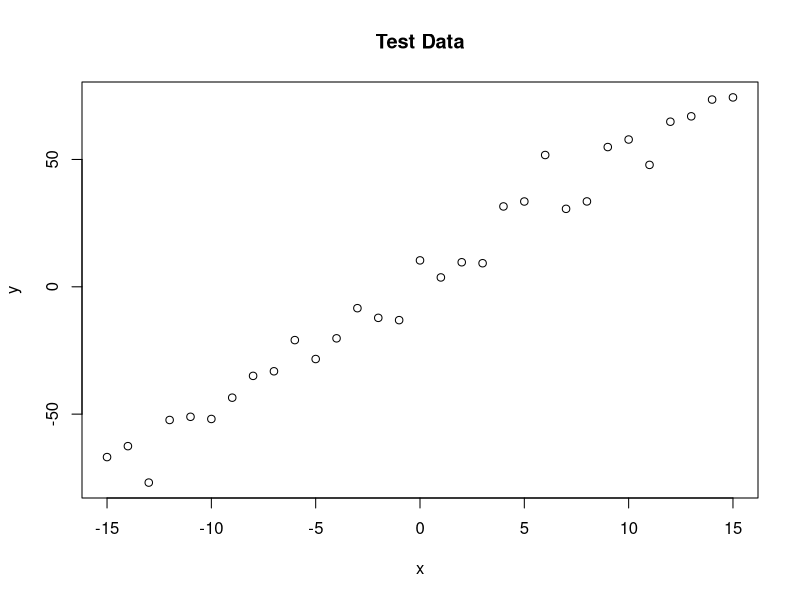
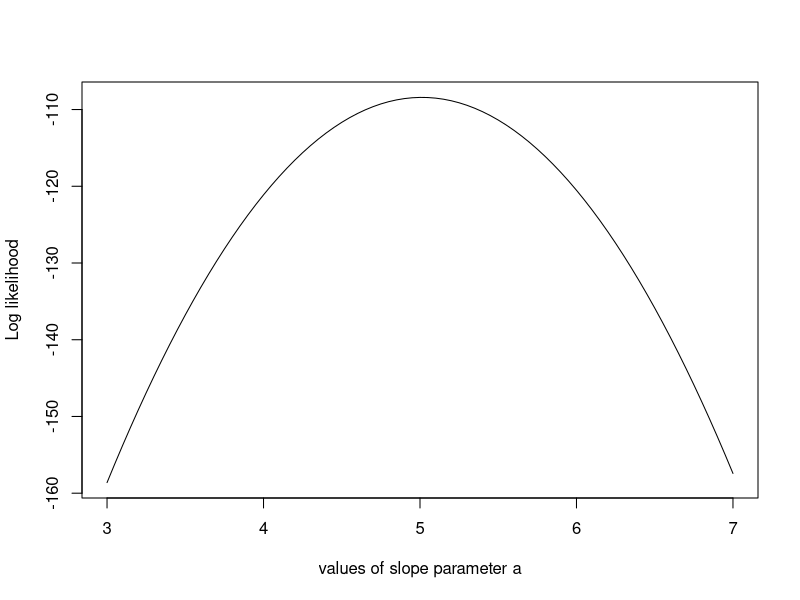
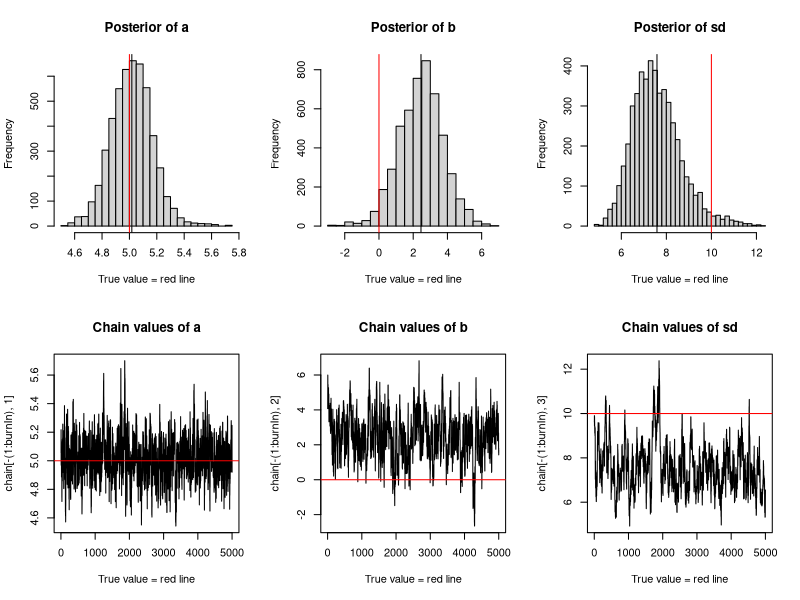

These charts were generated, in order, by the following R code:
trueA <- 5    #true parameter value for slope
trueB <- 0    #true parameter value for intercept
trueSd <- 10  #true standard deviation of the noise
sampleSize <- 31  #sample size

# create independent x-values 
x <- (-(sampleSize-1)/2):((sampleSize-1)/2)     #sampled x values
# create dependent values according to ax + b + N(0,sd)
y <-  trueA * x + trueB + rnorm(n=sampleSize,mean=0,sd=trueSd)   #sampled y values

plot(x,y, main="Test Data")  #a plot

likelihood <- function(param){#three parameters
  a = param[1]   #parameter for slope
  b = param[2]   #parameter for intercept
  sd = param[3]  #parameter for standard deviation
  
  pred = a*x + b  #predicted value of y based on the parameters given
  singlelikelihoods = dnorm(y, mean = pred, sd = sd, log = T)   #the log of the probability that we observed each of our sample (x_i,y_i) assuming that the parameters of the distributions are given by param
  sumll = sum(singlelikelihoods)  #the log of the probability that we observed our samples (x,y) assuming that the parameters of the distributions are given by param
  return(sumll)   #return the probability
}

# Example: plot the likelihood profile of the slope a
slopevalues <- function(x){return(likelihood(c(x, trueB, trueSd)))} #the probability of observing the data assuming that the slope is x and the other two paramters have the true values
slopelikelihoods <- lapply(seq(3, 7, by=.05), slopevalues ) #same as above
plot (seq(3, 7, by=.05), slopelikelihoods , type="l", xlab = "values of slope parameter a", ylab = "Log likelihood")    #a plot

# Prior distribution
prior <- function(param){ #a function that computes the prior probability
  a = param[1]  #first parameter: slope
  b = param[2]  #second parameter: intercept
  sd = param[3]  #thrid parameter: standard deviation
  aprior = dunif(a, min=0, max=10, log = T) #the log of the prior probability of slope
  bprior = dnorm(b, sd = 5, log = T)  #the log of the prior probability of intercept
  sdprior = dunif(sd, min=0, max=30, log = T)  #the log of the prior probability of standard deviation
  return(aprior+bprior+sdprior)  #the log of the product of the probability of the priors
}

posterior <- function(param){ #compute the posterior probability
  return (likelihood(param) + prior(param))  #the log of the product of the prior probability and the likelihood
}

proposalfunction <- function(param){ #a function that tells us how to choose the new parameter values given the old ones
  return(rnorm(3,mean = param, sd= c(0.1,0.5,0.3)))  #randomly pick three numbers from a normal distribution with certain means and sds
}

run_metropolis_MCMC <- function(startvalue, iterations){ #the metropolis algorithm
  chain = array(dim = c(iterations+1,3))  #the markov chain
  chain[1,] = startvalue  #give initial values for the first row of the markov chain
  for (i in 1:iterations){  #update the parameter values for a number of times
    proposal = proposalfunction(chain[i,])  #given the old parameter values, generate the proposed new ones that will be checked to be acceptde or not
    
    probab = exp(posterior(proposal) - posterior(chain[i,])) #the probability of p(new)/p(old)
    if (runif(1) < probab){
      chain[i+1,] = proposal #with probability p(new)/p(old) we jump to the new value
    }else{
      chain[i+1,] = chain[i,] #otherwise, we stay at the same old value
    }
  }
  return(chain)  #return the final chain
}

startvalue = c(4,0,10)  #a start value for the chain
chain = run_metropolis_MCMC(startvalue, 10000)  #execute the above algorithm with certain start value

burnIn = 5000  #we are only interested in the values after 5000 iterations of the updating rule in the algorithm since the first several values of the chained may be influenced by the start value
acceptance = 1-mean(duplicated(chain[-(1:burnIn),])) #we calculate the proportion of times of accepting the new values. If a value equals to its previous value, then the new value is rejected and otherwise accepted. This is an approximation of the averaged probability of acceptance

### Summary: #######################

par(mfrow = c(2,3))
hist(chain[-(1:burnIn),1],nclass=30, , main="Posterior of a", xlab="True value = red line" )
abline(v = mean(chain[-(1:burnIn),1]))
abline(v = trueA, col="red" )
hist(chain[-(1:burnIn),2],nclass=30, main="Posterior of b", xlab="True value = red line")
abline(v = mean(chain[-(1:burnIn),2]))
abline(v = trueB, col="red" )
hist(chain[-(1:burnIn),3],nclass=30, main="Posterior of sd", xlab="True value = red line")
abline(v = mean(chain[-(1:burnIn),3]) )
abline(v = trueSd, col="red" )
plot(chain[-(1:burnIn),1], type = "l", xlab="True value = red line" , main = "Chain values of a", )
abline(h = trueA, col="red" )
plot(chain[-(1:burnIn),2], type = "l", xlab="True value = red line" , main = "Chain values of b", )
abline(h = trueB, col="red" )
plot(chain[-(1:burnIn),3], type = "l", xlab="True value = red line" , main = "Chain values of sd", )
abline(h = trueSd, col="red" )

#The aboves are just some diagrams which shows how good our predictions are using the metropolis algorithm

# for comparison:
summary(lm(y~x))  #how good a linear model is, which in this case is the true model. This provides a comparsion between using the metropolis algorithm and using the true model.

